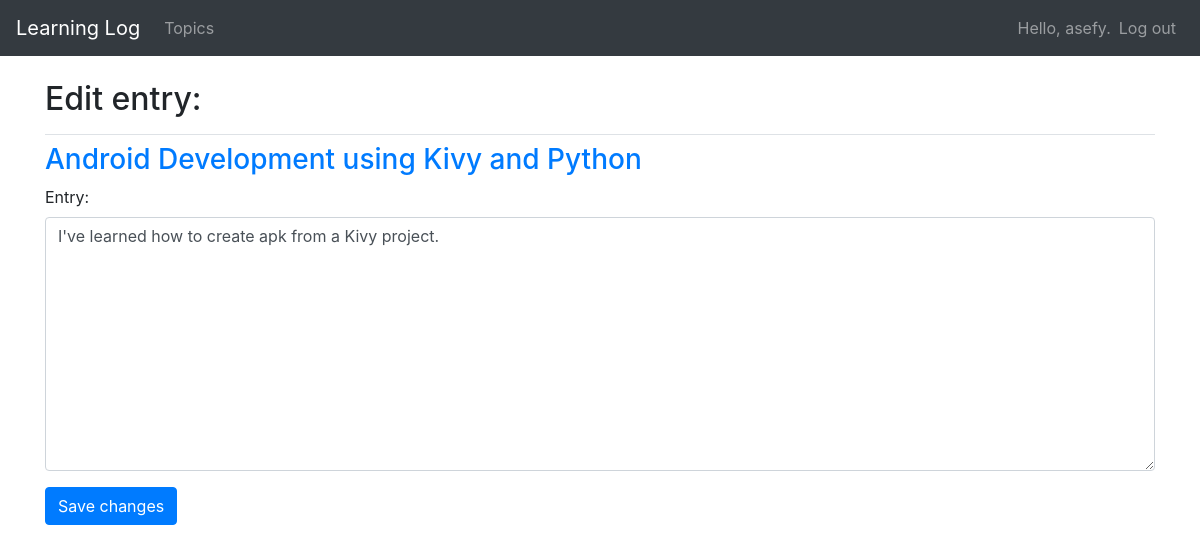
The page /edit_entry/2/ (signed in) on the database its author committed.
### learning_logs/models.py (models this page shows, shortened)
class Topic(models.Model):
	text = models.CharField(max_length=200)
	date_added = models.DateTimeField(auto_now_add=True)
	owner = models.ForeignKey(User, on_delete=models.CASCADE)
	def __str__(self):
		return self.text

class Entry(models.Model):
	topic = models.ForeignKey(Topic, on_delete=models.CASCADE)
	text = models.TextField()
	date_added = models.DateTimeField(auto_now_add=True)
	class Meta:
		verbose_name_plural = 'entries'

### learning_logs/views.py (the view)
# urls.py: path('edit_entry/<int:entry_id>/', views.edit_entry, name='edit_entry'),
@login_required
def edit_entry(request, entry_id):
	entry = Entry.objects.get(id=entry_id)
	topic = entry.topic
	if topic.owner != request.user:
		raise Http404
	if request.method != 'POST':
		form = EntryForm(instance=entry)
	else:
		form = EntryForm(instance=entry, data=request.POST)
		if form.is_valid():
			form.save()
			return redirect('learning_logs:topic', topic_id=topic.id)
	context = {'entry': entry, 'topic': topic, 'form': form}
	return render(request, 'learning_logs/edit_entry.html', context)

### learning_logs/forms.py
class EntryForm(forms.ModelForm):
	class Meta:
		model = Entry
		fields = ['text']
		labels = {'text': 'Entry:'}
		widgets = {'text': forms.Textarea(attrs={'cols': 80})}

### learning_logs/templates/learning_logs/edit_entry.html (shortened to what this page needs)
{% extends "learning_logs/base.html" %}
{% load bootstrap4 %}
{% block page_header %}
  <h2>Edit entry:</h2>
{% endblock page_header %}
{% block content %}
  <h3><a href="{% url 'learning_logs:topic' topic.id %}">{{ topic }}</a></h3>
  <form action="{% url 'learning_logs:edit_entry' entry.id %}" method='post' class="form">
    {% bootstrap_form form %}
    {% buttons %}
      <button name="submit" class="btn btn-primary">Save changes</button>
    {% endbuttons %}
  </form>
{% endblock content %}

### learning_logs/templates/learning_logs/base.html (shortened to what this page needs)
{% load bootstrap4 %}
<!doctype html>
<html lang="en">
<head>
  {% bootstrap_css %}
</head>
<body>
  <nav class="navbar navbar-expand-md navbar-dark bg-dark mb-4">
    <a class="navbar-brand" href="{% url 'learning_logs:index'%}">Learning Log</a>
    <div class="collapse navbar-collapse" id="navbarCollapse">
      <ul class="navbar-nav mr-auto">
        <li class="nav-item">
          <a class="nav-link" href="{% url 'learning_logs:topics'%}">Topics</a>
        </li>
      </ul>
      <ul class="navbar-nav ml-auto">
      	{% if user.is_authenticated %}
      	  <li class="nav-item">
      	    <span class="navbar-text">Hello, {{ user.username }}.</span>
      	  </li>
      	  <li class="nav-item">
      	    <a class="nav-link" href="{% url 'users:logout' %}">Log out</a>
      	  </li>
	      {% endif %}
	    </ul>
	  </div>
  </nav>
  <main role="main" class="container">
    <div class="pb-2 mb-2 border-bottom">
      {% block page_header %}{% endblock page_header %}
    </div>
    <div>
      {% block content %}{% endblock content %}
    </div>
  </main>
</body>
</html>

### rows shown on the page
Topic: text "Android Development using Kivy and Python"
Entry: text "I've learned how to create apk from a Kivy project."

### other values the page prints
{{ user.username }} "asefy"
